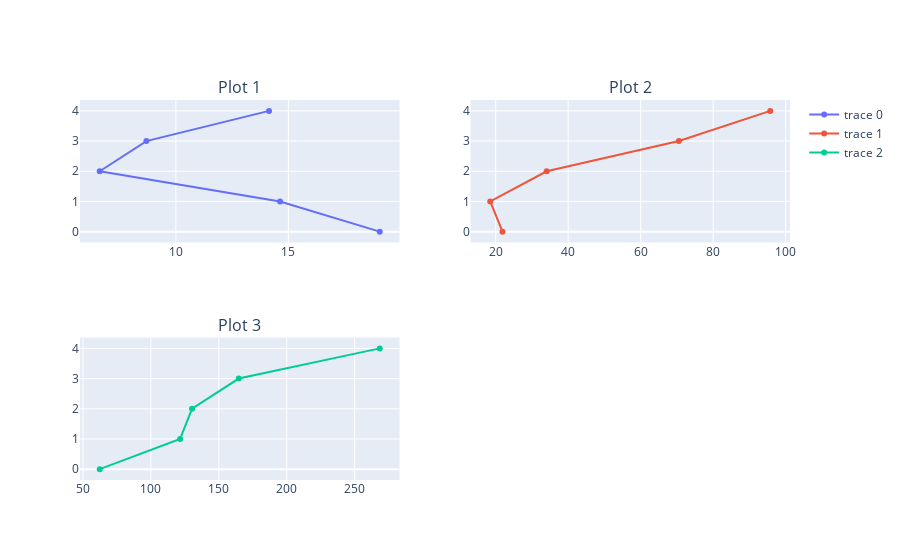

Write notebook code for a chart like this one.
### Code cell
fig=make_subplots(rows=2,cols=2,subplot_titles=("Plot 1","Plot 2","Plot 3"))
fig.add_trace((go.Scatter(x=weather["Temperature AVG"].head())),row=1,col=1)
fig.add_trace((go.Scatter(x=weather["Relative Humidity AVG"].head())),row=1,col=2)
fig.add_trace((go.Scatter(x=weather["Wind Direction AVG"].head())),row=2,col=1)
fig.show()

### Figure 1 — Plotly figure (JSON) as saved in the notebook; plotly's stock layout.template omitted (floating-point values rounded to 4 significant figures)
{"data": [{"type": "scatter", "x": [19.06, 14.63, 6.614, 8.687, 14.14], "xaxis": "x", "yaxis": "y"}, {"type": "scatter", "x": [21.87, 18.49, 34.07, 70.56, 95.75], "xaxis": "x2", "yaxis": "y2"}, {"type": "scatter", "x": [62.33, 121.5, 130.3, 164.7, 268.5], "xaxis": "x3", "yaxis": "y3"}], "layout": {"annotations": [{"font": {"size": 16}, "showarrow": false, "text": "Plot 1", "x": 0.225, "xanchor": "center", "xref": "paper", "y": 1, "yanchor": "bottom", "yref": "paper"}, {"font": {"size": 16}, "showarrow": false, "text": "Plot 2", "x": 0.775, "xanchor": "center", "xref": "paper", "y": 1, "yanchor": "bottom", "yref": "paper"}, {"font": {"size": 16}, "showarrow": false, "text": "Plot 3", "x": 0.225, "xanchor": "center", "xref": "paper", "y": 0.375, "yanchor": "bottom", "yref": "paper"}], "autosize": true, "xaxis": {"anchor": "y", "autorange": true, "domain": [0, 0.45], "range": [5.602, 20.08], "type": "linear"}, "xaxis2": {"anchor": "y2", "autorange": true, "domain": [0.55, 1], "range": [12.21, 102.0], "type": "linear"}, "xaxis3": {"anchor": "y3", "autorange": true, "domain": [0, 0.45], "range": [45.56, 285.2], "type": "linear"}, "xaxis4": {"anchor": "y4", "domain": [0.55, 1]}, "yaxis": {"anchor": "x", "autorange": true, "domain": [0.625, 1], "range": [-0.5352, 4.535]}, "yaxis2": {"anchor": "x2", "autorange": true, "domain": [0.625, 1], "range": [-0.5352, 4.535]}, "yaxis3": {"anchor": "x3", "autorange": true, "domain": [0, 0.375], "range": [-0.5352, 4.535]}, "yaxis4": {"anchor": "x4", "domain": [0, 0.375]}}}
